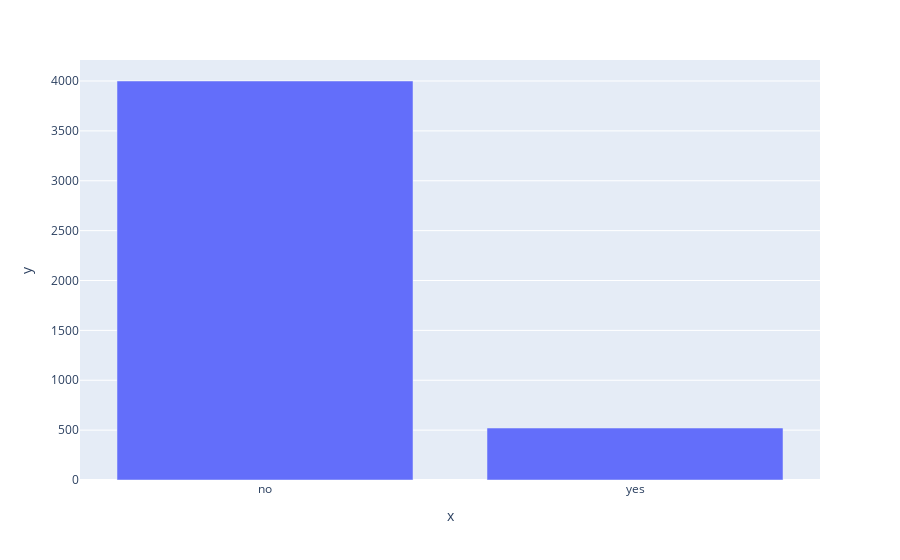

The notebook cell saved with this chart:
### Code cell
#Bar Chart of Subscription Result
import plotly.express as px
cut_counts = df['y'].value_counts()
fig = px.bar(x=cut_counts.index, y=cut_counts.values)
fig.show()

### Figure 1 — Plotly figure (JSON) as saved in the notebook; plotly's stock layout.template omitted (floating-point values rounded to 4 significant figures)
{"data": [{"alignmentgroup": "True", "hovertemplate": "x=%{x}<br>y=%{y}<extra></extra>", "legendgroup": "", "marker": {"color": "#636efa", "pattern": {"shape": ""}}, "name": "", "offsetgroup": "", "orientation": "v", "showlegend": false, "textposition": "auto", "type": "bar", "x": ["no", "yes"], "xaxis": "x", "y": [4000, 521], "yaxis": "y"}], "layout": {"barmode": "relative", "legend": {"tracegroupgap": 0}, "margin": {"t": 60}, "xaxis": {"anchor": "y", "domain": [0, 1], "title": {"text": "x"}}, "yaxis": {"anchor": "x", "domain": [0, 1], "title": {"text": "y"}}}}
